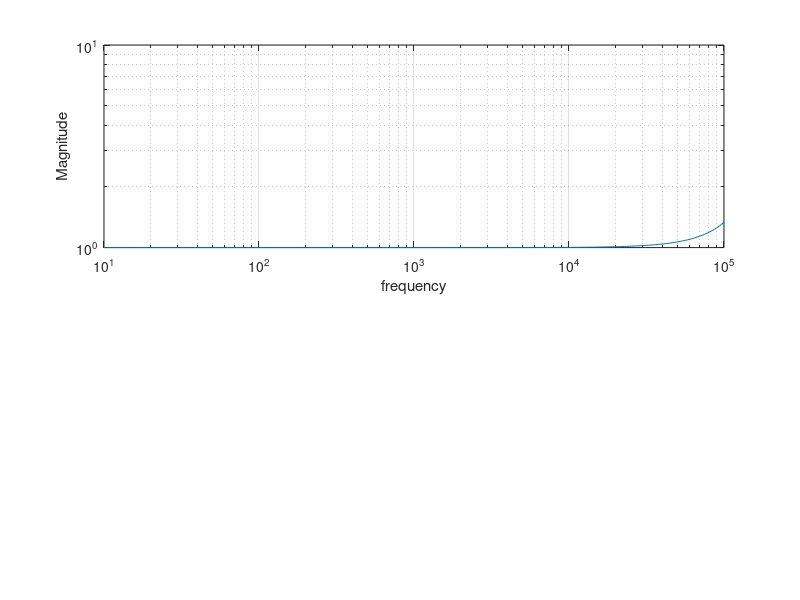

MATLAB code to generate this figure:
pkg load signal
l = input("inductance in henry:");
r = input("resistance in kiloohms:")*1e3;
c = input("capacitance in pico:")*1e-12;
b = [ (1/(l*c)) ];
a = [ 1 r/l (1/(l*c)) ];
w = logspace(1,5,256);
wo = sqrt((1/(l*c)));
fo = wo/(2*pi)
Q = l/(r*wo)
pk = r*c/2*wo;
wp = wo*sqrt(1-pk^2);
fp = wp/(2*pi)
r
l
c
data = freqs(b,a,w);
mag = abs(data);
phase = angle(data);
subplot(2,1,1), loglog(w,mag), grid on
xlabel 'frequency', ylabel Magnitude
pause;

